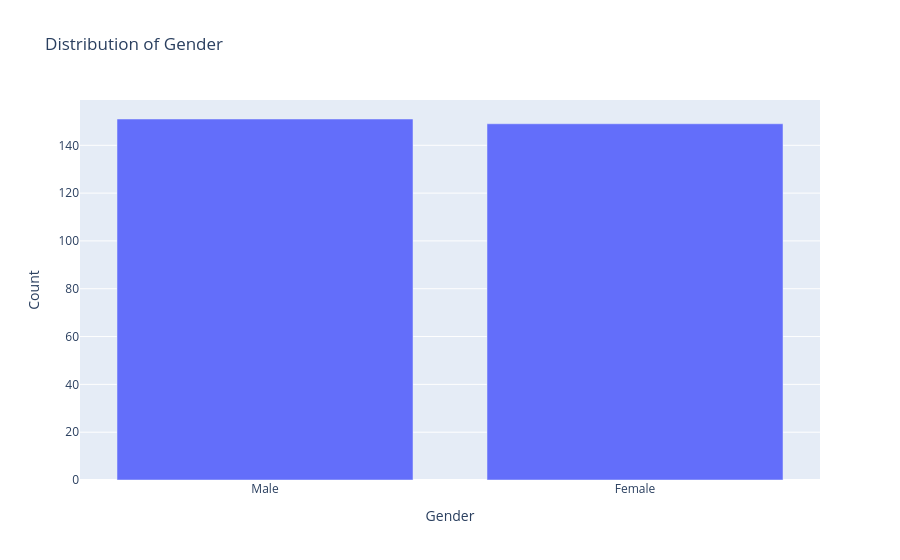
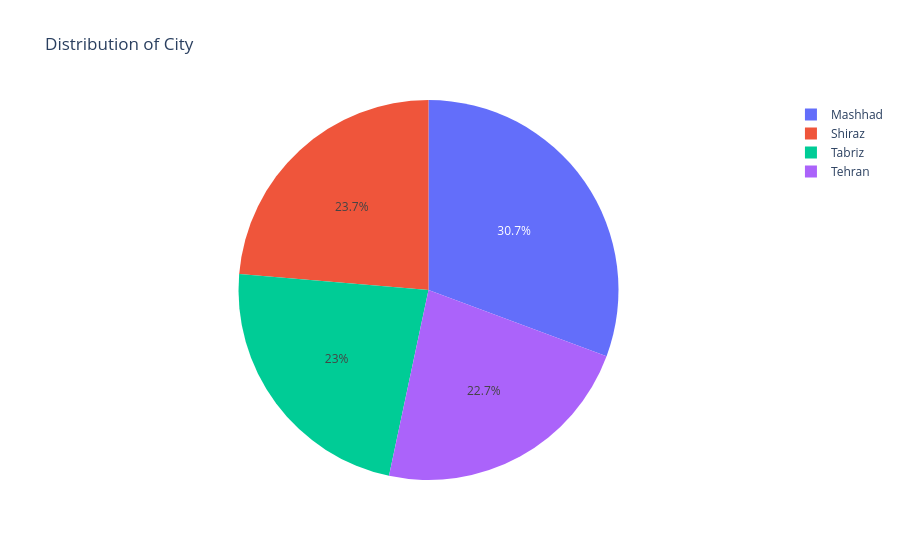
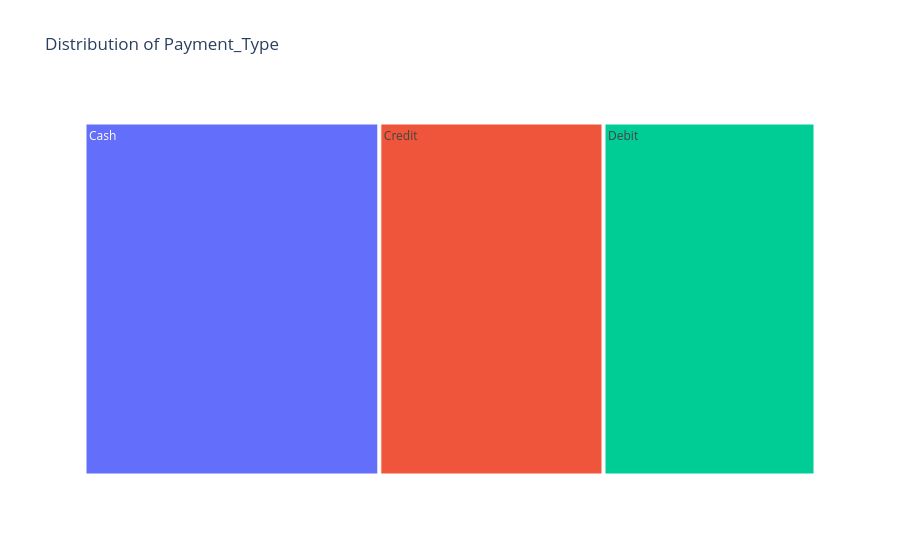

Notebook cell for these charts, in order:
### Code cell
fig1 = categorical_univariate_plot(df_cat, "Gender", "bar")
fig1.show()


fig2 = categorical_univariate_plot(df_cat, "City", "pie")
fig2.show()


fig3 = categorical_univariate_plot(df_cat, "Payment_Type", "treemap")
fig3.show()

### Figure 1 — Plotly figure (JSON) as saved in the notebook; plotly's stock layout.template omitted (floating-point values rounded to 4 significant figures)
{"data": [{"alignmentgroup": "True", "hovertemplate": "Gender=%{x}<br>Count=%{y}<extra></extra>", "legendgroup": "", "marker": {"color": "#636efa", "pattern": {"shape": ""}}, "name": "", "offsetgroup": "", "orientation": "v", "showlegend": false, "textposition": "auto", "type": "bar", "x": ["Male", "Female"], "xaxis": "x", "y": [151, 149], "yaxis": "y"}], "layout": {"barmode": "relative", "legend": {"tracegroupgap": 0}, "title": {"text": "Distribution of Gender"}, "xaxis": {"anchor": "y", "domain": [0, 1], "title": {"text": "Gender"}}, "yaxis": {"anchor": "x", "domain": [0, 1], "title": {"text": "Count"}}}}

### Figure 2 — Plotly figure (JSON) as saved in the notebook; plotly's stock layout.template omitted (floating-point values rounded to 4 significant figures)
{"data": [{"domain": {"x": [0, 1], "y": [0, 1]}, "hovertemplate": "City=%{label}<br>count=%{value}<extra></extra>", "labels": ["Mashhad", "Shiraz", "Tabriz", "Tehran"], "legendgroup": "", "name": "", "showlegend": true, "type": "pie", "values": [92, 71, 69, 68]}], "layout": {"legend": {"tracegroupgap": 0}, "title": {"text": "Distribution of City"}}}

### Figure 3 — Plotly figure (JSON) as saved in the notebook; plotly's stock layout.template omitted (floating-point values rounded to 4 significant figures)
{"data": [{"branchvalues": "total", "domain": {"x": [0, 1], "y": [0, 1]}, "hovertemplate": "labels=%{label}<br>count=%{value}<br>parent=%{parent}<br>id=%{id}<extra></extra>", "ids": ["Cash", "Credit", "Debit"], "labels": ["Cash", "Credit", "Debit"], "name": "", "parents": ["", "", ""], "type": "treemap", "values": [121, 92, 87]}], "layout": {"legend": {"tracegroupgap": 0}, "title": {"text": "Distribution of Payment_Type"}}}
